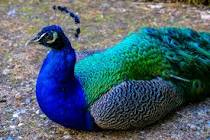
#> input picture im.png, 210 x 140 px
$ python fliping.py
#> lines starting #> are read from the running program, lines starting #| are printed output that depends on the picture
import cv2

#reading the image
img = cv2.imread('im.png')
#> img is the input picture: shape (140, 210, 3); mean B, G, R 110.4, 97.5, 77.5

#resizing image
img = cv2.resize(img,(700,700))
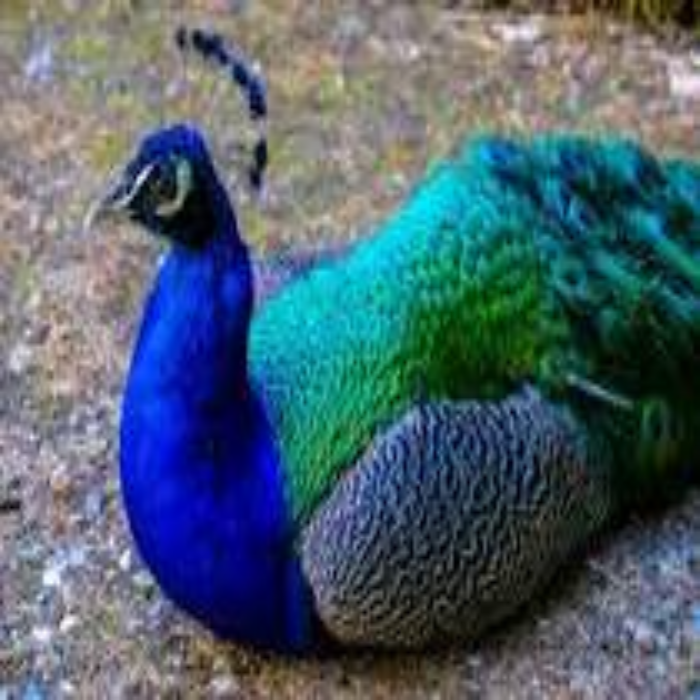
#> img: shape (700, 700, 3); mean B, G, R 110.3, 97.4, 77.4

#rotating the image upside-down
rotate = cv2.flip(img,0)
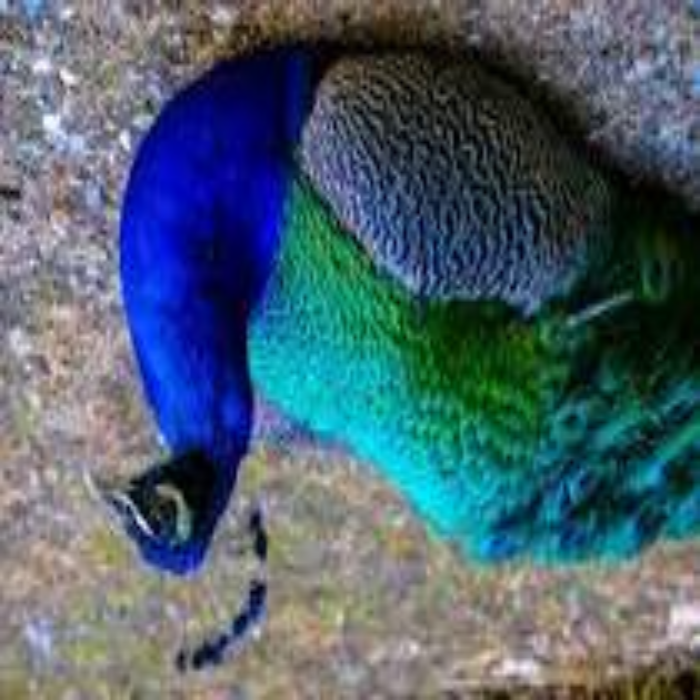
#> rotate: shape (700, 700, 3); mean B, G, R 110.3, 97.4, 77.4

#displaying the image
cv2.imshow('normal',img)
cv2.imshow('rotated',rotate)
cv2.waitKey()
cv2.destroyAllWindows()

$ run again, with image1.jpg saved as im.png
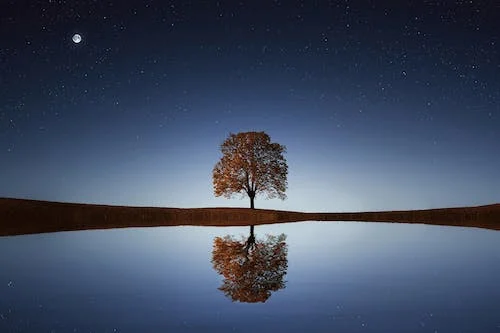
#> input picture image1.jpg, 500 x 333 px
#> img is the input picture: shape (333, 500, 3); mean B, G, R 99, 77.2, 65.6
#> `img = cv2.resize(img,(700,700))`:
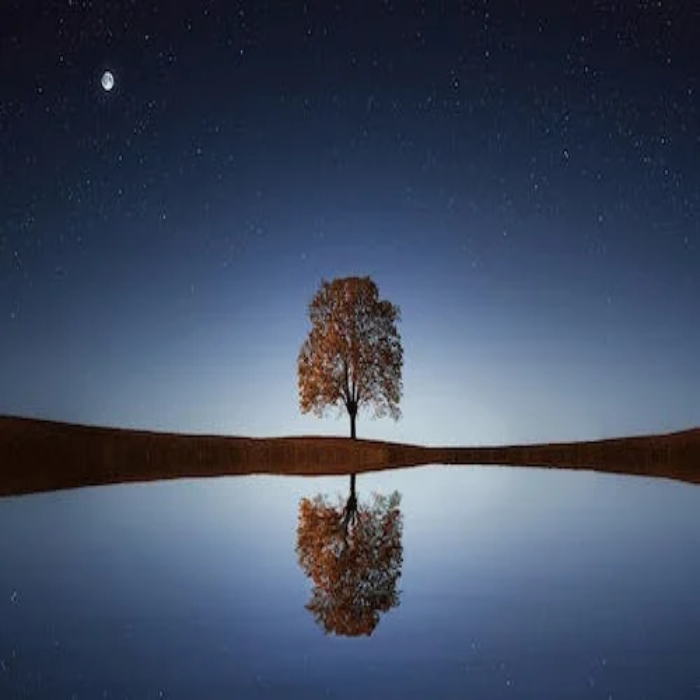
#> img: shape (700, 700, 3); mean B, G, R 98.9, 77.1, 65.5
#> `rotate = cv2.flip(img,0)`:
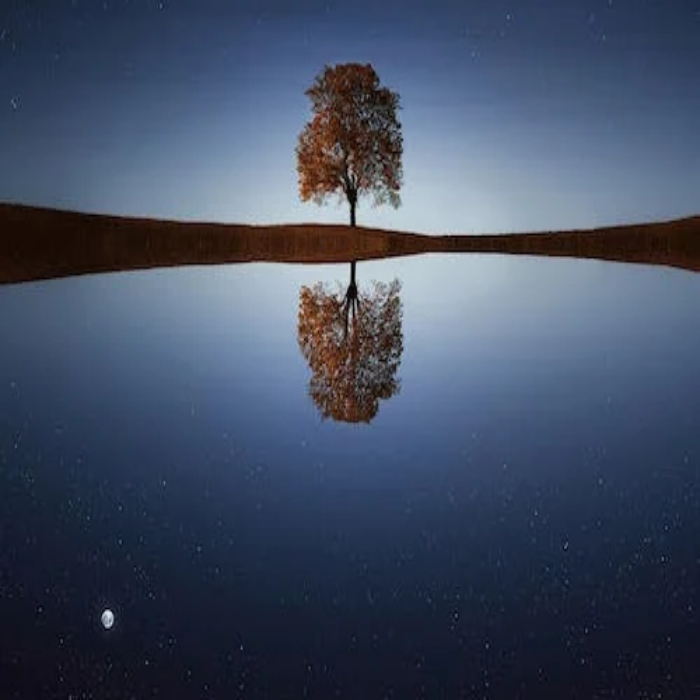
#> rotate: shape (700, 700, 3); mean B, G, R 98.9, 77.1, 65.5
